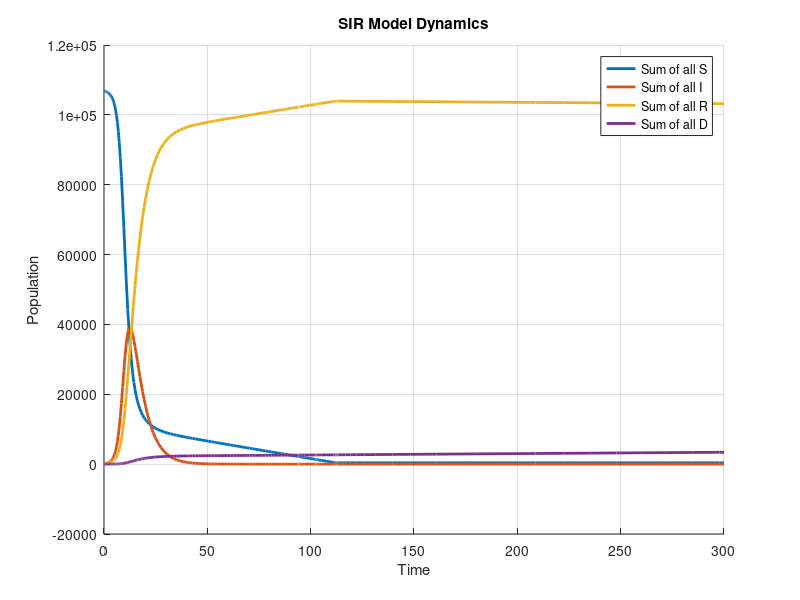

Write MATLAB code to recreate this figure.
% SIR Model
close all
% clc
clear

% Define the system of ODEs in a separate file named myThreeODE.m
function dydt = myODE(t, y)
    S_1 = y(1);
    S_2 = y(2);
    S_3 = y(3);
    S_4 = y(4);
    I_1 = y(5);
    I_2 = y(6);
    I_3 = y(7);
    I_4 = y(8);
    R_1 = y(9);
    R_2 = y(10);
    R_3 = y(11);
    R_4 = y(12);
    D_1 = y(13);
    D_2 = y(14);
    D_3 = y(15);
    D_4 = y(16);

    beta_1 = 2.5e-6*2.5; % Infection rates
    beta_2 = 5e-6*2.5;
    beta_3 = 3e-6*2.5;
    beta_4 = 5e-7*2.5;
    gamma_1 = 0.9987/5; % Recovery rates from Omega
    gamma_2 = 0.997/5;
    gamma_3 = 0.957/5;
    gamma_4 = 0.886/5;
    nat_death_1 = 0.0015/365; % natural death rate
    nat_death_2 = 0.0016/365;
    nat_death_3 = 0.0076/365;
    nat_death_4 = 0.0755/365;
    I = I_1 + I_2 + I_3 + I_4;
    V = 3000/30;
    V_1 = 0;
    V_2 = 0;
    V_3 = 0;
    V_4 = 0;
    if S_4 > V
        V_4 = V;
    elseif S_3 > V
        V_3 = V;
    elseif S_2 > V
        V_2 = V;
    elseif S_1 > V
        V_1 = V;
    end
    dydt = [-1*beta_1*S_1 * I-1*nat_death_1*(S_1)-V_1;
        -1*beta_2*S_2 * I-1*nat_death_2*(S_2)-V_2;
        -1*beta_3*S_3 * I-1*nat_death_3*(S_3)-V_3;
        -1*beta_4*S_4 * I-1*nat_death_4*(S_4)-V_4;
        beta_1*I*S_1 - gamma_1*I_1 - nat_death_1*I_1 - ((1-gamma_1*5)/5)*I_1;
        beta_2*I*S_2 - gamma_2*I_2 - nat_death_2*I_2 - ((1-gamma_2*5)/5)*I_2;
        beta_3*I*S_3 - gamma_3*I_3 - nat_death_3*I_3 - ((1-gamma_3*5)/5)*I_3;
        beta_4*I*S_4 - gamma_4*I_4 - nat_death_4*I_4 - ((1-gamma_4*5)/5)*I_4;
        gamma_1*I_1 - nat_death_1*R_1+V_1;
        gamma_2*I_2 - nat_death_2*R_2+V_2;
        gamma_3*I_3 - nat_death_3*R_3+V_3;
        gamma_4*I_4 - nat_death_4*R_4+V_4;
        nat_death_1*(S_1+I_1+R_1)+((1-gamma_1*5)/5)*I_1;
        nat_death_2*(S_2+I_2+R_2)+((1-gamma_2*5)/5)*I_2;
        nat_death_3*(S_3+I_3+R_3)+((1-gamma_3*5)/5)*I_3;
        nat_death_4*(S_4+I_4+R_4)+((1-gamma_4*5)/5)*I_4;];
end

% Main script
tspan = [0 300]; % Time span
I_0 = 100;
N_total = 107000;
N_0 = N_total - I_0;
y0 = [N_0*0.2; N_0*0.35; N_0*0.3; N_0*0.15; I_0*0.25; I_0*0.25; I_0*0.25; I_0*0.25; 0; 0; 0; 0; 0; 0; 0; 0;]; % Initial conditions

% Solve the system of ODEs
[t, y] = ode23(@myODE, tspan, y0);

% Plot the results
figure;
hold on;
% plot(t, y(:, 1), 'b','Linewidth',2, 'DisplayName', 'S_1 (Susceptible 1)');
% plot(t, y(:, 2), 'g', 'Linewidth', 2, 'DisplayName', 'S_2 (Susceptible 2)');
% plot(t, y(:, 3), 'r', 'Linewidth', 2, 'DisplayName', 'S_3 (Susceptible 3)');
% plot(t, y(:, 4), 'c', 'Linewidth', 2, 'DisplayName', 'S_4 (Susceptible 4)');
% plot(t, y(:, 5), 'b--', 'Linewidth', 2, 'DisplayName', 'I_1 (Infected 1)');
% plot(t, y(:, 6), 'g--', 'Linewidth', 2, 'DisplayName', 'I_2 (Infected 2)');
% plot(t, y(:, 7), 'r--', 'Linewidth', 2, 'DisplayName', 'I_3 (Infected 3)');
% plot(t, y(:, 8), 'c--', 'Linewidth', 2, 'DisplayName', 'I_4 (Infected 4)');
% plot(t, y(:, 9), 'b:', 'Linewidth', 2, 'DisplayName', 'R_1 (Recovered 1)');
% plot(t, y(:, 10), 'g:', 'Linewidth', 2, 'DisplayName', 'R_2 (Recovered 2)');
% plot(t, y(:, 11), 'r:', 'Linewidth', 2, 'DisplayName', 'R_3 (Recovered 3)');
% plot(t, y(:, 12), 'c:', 'Linewidth', 2, 'DisplayName', 'R_4 (Recovered 4)');
% plot(t, y(:, 13), 'b-.', 'Linewidth', 2, 'DisplayName', 'D_1 (Dead 1)');
% plot(t, y(:, 14), 'g-.', 'Linewidth', 2, 'DisplayName', 'D_2 (Dead 2)');
% plot(t, y(:, 15), 'r-.', 'Linewidth', 2, 'DisplayName', 'D_3 (Dead 3)');
% plot(t, y(:, 16), 'c-.', 'Linewidth', 2, 'DisplayName', 'D_4 (Dead 4)');
% Validation
S_sum = y(:, 1) + y(:, 2) + y(:, 3) + y(:, 4);
I_sum = y(:, 5) + y(:, 6) + y(:, 7) + y(:, 8);
R_sum = y(:, 9) + y(:, 10) + y(:, 11) + y(:, 12);
D_sum = y(:, 13) + y(:, 14) + y(:, 15) + y(:, 16);
sum_of_sums = S_sum + I_sum + R_sum + D_sum;

disp("Deaths: " + D_sum(end))
disp("Max I: " + max(I_sum))
total_infected = R_sum(end) + I_sum(end) + D_sum(end) - 3000*(300/30);
disp("Total I: " + total_infected)

% plot(t,sum_of_sums, 'Linewidth', 2, 'DisplayName', 'Sum of all graphs')
plot(t,S_sum, 'Linewidth', 2, 'DisplayName', 'Sum of all S')
plot(t,I_sum, 'Linewidth', 2, 'DisplayName', 'Sum of all I')
plot(t,R_sum, 'Linewidth', 2, 'DisplayName', 'Sum of all R')
plot(t,D_sum, 'Linewidth', 2, 'DisplayName', 'Sum of all D')
disp("Change in population: " + sum(round(sum_of_sums - N_total))) % This sum should be equal to 0
% plot(t, sum_of_sums, 'c-.', 'Linewidth', 2, 'Sum of sums');
hold off;

xlabel('Time');
ylabel('Population');
title('SIR Model Dynamics');
legend show;
grid on;
